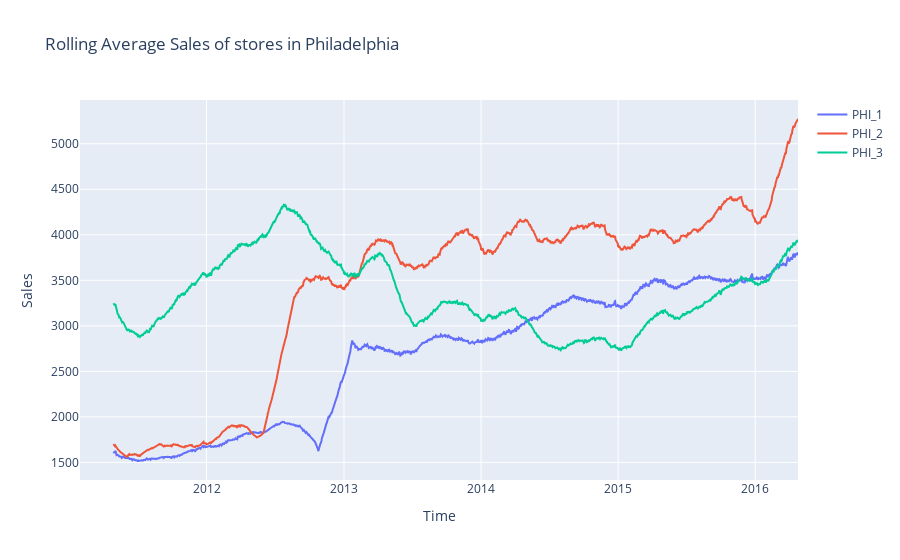

The cell this chart's notebook holds for it:
### Markdown cell above
### Média Movel de Vendas por Loja - Philadelphia

### Code cell
#Sales of stores Philadelphia
# cols = ['PHI_1','PHI_2','PHI_3']

cols = [i for i in sales['store_code'].unique() if i.startswith('PHI_')]

fig = go.Figure()
for s in cols:
    store_items = [c for c in past_sales.columns if s in c]
    data = past_sales[store_items].sum(axis=1).rolling(90).mean()
    fig.add_trace(go.Scatter(x=dates, y=data, name=s))
    
fig.update_layout(yaxis_title="Sales", xaxis_title="Time", title="Rolling Average Sales of stores in Philadelphia")
#img_bytes = fig.to_image(format="png")
#Image(img_bytes)

### Figure 1 — Plotly figure (JSON) as saved in the notebook; plotly's stock layout.template omitted (floating-point values rounded to 4 significant figures; data arrays with more than 128 entries replaced by an {"elided": "..."} marker saying what was removed)
{"data": [{"name": "PHI_1", "type": "scatter", "x": {"elided": "1913 str values"}, "y": {"elided": "1913 float values"}}, {"name": "PHI_2", "type": "scatter", "x": {"elided": "1913 str values"}, "y": {"elided": "1913 float values"}}, {"name": "PHI_3", "type": "scatter", "x": {"elided": "1913 str values"}, "y": {"elided": "1913 float values"}}], "layout": {"title": {"text": "Rolling Average Sales of stores in Philadelphia"}, "xaxis": {"title": {"text": "Time"}}, "yaxis": {"title": {"text": "Sales"}}}}
